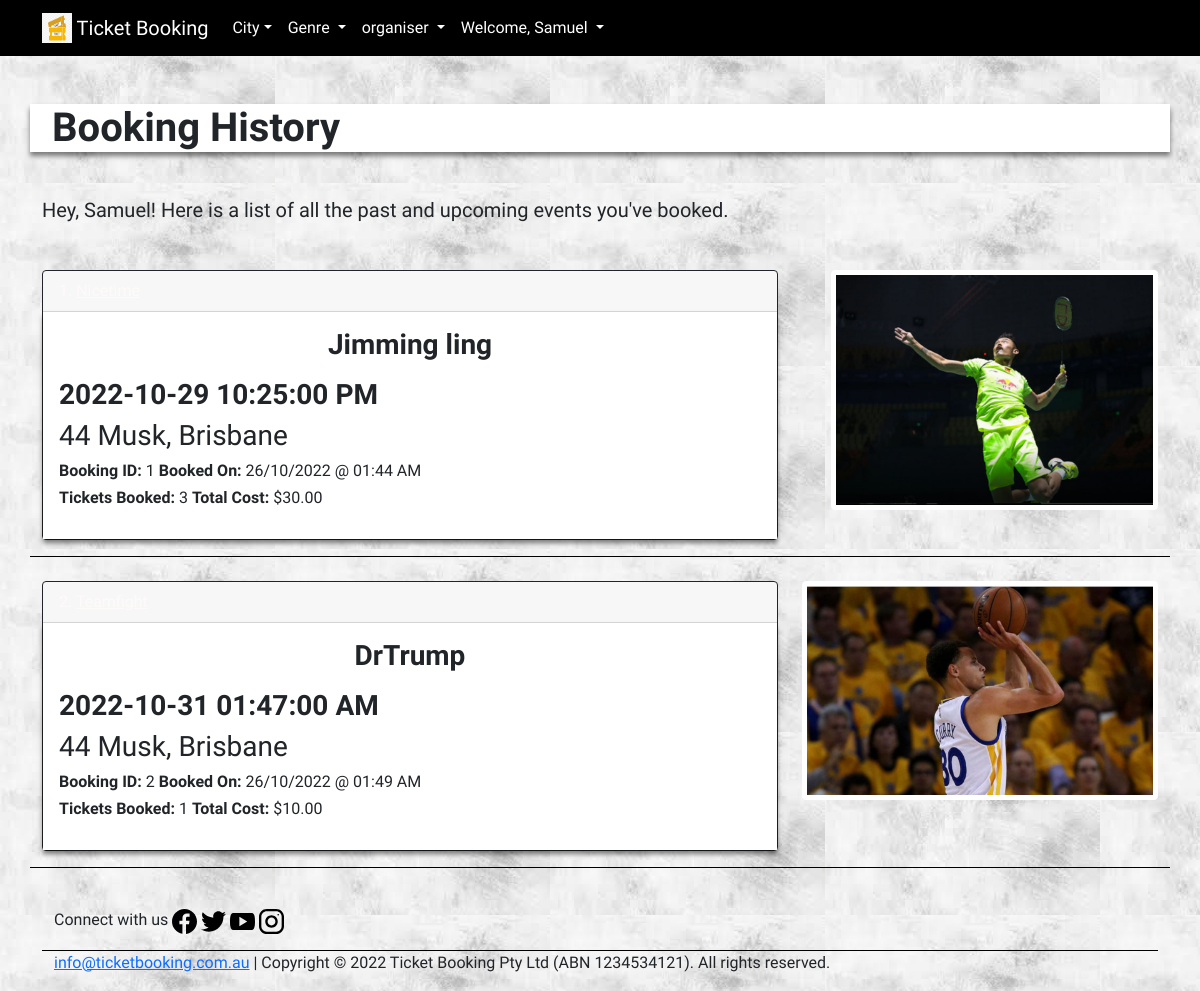
The app's page /my_bookings (signed in) with its own data.
### website/models.py (models this page shows, shortened)
class User(UserMixin, db.Model):
    __tablename__ = 'users'  # good practice to specify table name
    id = db.Column(db.Integer, primary_key=True, nullable=False)
    name = db.Column(db.String(100), index=True, unique=True, nullable=False)
    emailid = db.Column(db.String(100), index=True, nullable=False)
    password_hash = db.Column(db.String(255), nullable=False)
    phone = db.Column(db.String(15), nullable=False)
    address = db.Column(db.String(500), nullable=False)
    comments = db.relationship('Comment', backref='user')
    created_events = db.relationship('Event', backref='user', viewonly=True)
    created_website = db.relationship('Booking', backref='user')

class Booking(db.Model):
    __tablename__ = 'website'
    id = db.Column(db.Integer, primary_key=True)
    tickets_booked = db.Column(db.Integer, nullable=False)
    booked_on = db.Column(db.DateTime, default=datetime.now(), nullable=False)
    booked_event = db.relationship('Event', backref='website')
    user_id = db.Column(db.Integer, db.ForeignKey('users.id'), nullable=False)
    event_id = db.Column(db.Integer, db.ForeignKey(
        'events.id'), nullable=False)

class Event(db.Model):
    __tablename__ = 'events'
    id = db.Column(db.Integer, primary_key=True, nullable=False)
    title = db.Column(db.String(100), index=True, unique=True, nullable=False)
    date = db.Column(db.DateTime, nullable=False)
    headliner = db.Column(db.String(80), index=True, nullable=False)
    venue = db.Column(db.String(80), nullable=False)
    description = db.Column(db.String(2000), nullable=False)
    image = db.Column(db.String(400), default='/static/images/live.jpg')
    total_tickets = db.Column(db.Integer, nullable=False)
    tickets_booked = db.Column(db.Integer, default=0, nullable=False)
    tickets_remaining = db.Column(db.Integer, nullable=False)
    price = db.Column(db.Float, nullable=False)
    event_status = db.Column(db.Enum(EventStatus))
    event_genre = db.Column(db.Enum(EventGenre))
    event_city = db.Column(db.Enum(EventCity))
    created_on = db.Column(db.DateTime, default=datetime.now())
    comments = db.relationship('Comment', backref='event')
    users = db.relationship('User', backref='event')
    booking = db.relationship('Booking', backref='event', viewonly=True)
    user_id = db.Column(db.Integer, db.ForeignKey('users.id'), nullable=False)

### website/views.py (the view)
@bp.route('/my_bookings')
@login_required
def my_bookings():
    return render_template('events/my_events.html', heading='Booking History', website=current_user.created_website)

### website/templates/events/my_events.html (shortened to what this page needs)
{% extends 'base.html' %}
{% block content %}
{% if heading == 'Booking History' %}
<br>
<div id='page-container' class="container">
    <div class='row'>
        <h1>{{heading}}</h1>
        <p>
        <h5>Hey, {{username}}! {% if website|length == 0 %}
            <h5>You haven't booked any events!</h5>
            <h5><a href='{{url_for("events.view_all_events")}}'>Click here to get started.</a></h5>
            {% else %}
            Here is a list of all the past and upcoming events you've booked.
        </h5>
        </p>
    </div>
    {% for booking in website %}
    <br>
    <div class='row border-bottom'>
        <div class='col-sm-12 col-md-6 col-lg-8'>
            <div class="card border-dark mb-3">
                <div class="card-header">{{loop.index}}. <a id='card-header'
                        href='{{url_for("events.show", id=booking.booked_event.id)}}'>{{booking.booked_event.title}}</a>
                </div>
                <div class="card-body text-dark">
                    <div class='row'>
                        <div class='col'>
                            <h3 class="card-title"><strong>{{booking.booked_event.headliner}}</strong></h3>
                            <p class="card-text">
                            <h3><strong>{{booking.booked_event.date.strftime('%Y-%m-%d %I:%M:%S %p')}}</strong></h3>
                            <h3>{{booking.booked_event.venue}}, {{booking.booked_event.event_city.name.title()}}</h3>
                            <h6><strong>Booking ID: </strong>{{booking.id}} <strong>Booked On:
                                </strong>{{booking.booked_on.strftime('%d/%m/%Y @ %I:%M %p')}}</h6>
                            <h6><strong>Tickets Booked: </strong>{{booking.tickets_booked}} <strong>Total Cost:
                                </strong>{{"$%.2f"|format(booking.tickets_booked*booking.event.price)}}</h6>
                            </p>
                        </div>
                    </div>
                </div>
            </div>
        </div>
        <div class='col-sm-12 col-md-6 col-lg-4'>
            <img src='{{booking.booked_event.image}}' id='history-image'
                class='float-lg-end img-fluid img-thumbnail rounded d-block'>
        </div>
    </div>
    {% endfor %} {% endif %}
</div>
        {% endif %} {% endblock %}

### website/templates/base.html (shortened to what this page needs)
<!doctype html>
<html lang='en'>
<head>
    <link href="https://cdn.jsdelivr.net/npm/bootstrap@5.1.1/dist/css/bootstrap.min.css" rel="stylesheet"
>
    <link rel='stylesheet' href='{{url_for("static", filename="css/style.css")}}' />
</head>
<body>
    <header>
        <nav class='navbar navbar-expand-lg navbar-dark'>
            <div class='container'>
                <a class='navbar-brand' href='/'><img src='{{url_for("static", filename="images/icon.png")}}' width='30'
                        height='30' class='d-inline-block align-top' alt=''> Ticket Booking</a>
                <div class='collapse navbar-collapse in' id='navbarSupportedContent'>
                    <ul class='navbar-nav me-auto mb-2 mb-lg-0'>
                        <li class='nav-item dropdown'>
                            <a class='nav-link dropdown-toggle' href='#' id='navbarDropdown' role='button'
                                data-bs-toggle='dropdown' aria-expanded='false'>City</a>
                        </li>
                        <li class='nav-item dropdown'>
                            <a class='nav-link dropdown-toggle' href='#' id='navbarDropdown' role='button'
                                data-bs-toggle='dropdown' aria-expanded='false'>
                                Genre
                            </a>
                        </li>
                        <li class='nav-item dropdown'>
                            <a class='nav-link dropdown-toggle' href='#' id='navbarDropdown' role='button'
                                data-bs-toggle='dropdown' aria-expanded='false'>
                                organiser
                            </a>
                        </li>
                        <li class='nav-item dropdown'>
                            <a class='nav-link dropdown-toggle' href='{{url_for("auth.login")}}' id='navbarDropdown'
                                role='button' data-bs-toggle='dropdown' aria-expanded='false'>
                                {% if username|lower == 'guest' %}
                                Sign In
                                {% else %}
                                Welcome, {{ username }}
                                {% endif %}
                            </a>
                        </li>
                    </ul>
                </div>
            </div>
        </nav>
    </header>
    <main>
        <br>
        {% block content %}
        {% endblock %}
    </main>
    <footer>
        <div class="container">
            <div id="footer">
                <div class="container footer navbar-fixed-bottom">
                    <div class='row'>
                        <div class='col border-bottom'>
                            <p>
                                Connect with us
                                <a target="" title="Facebook">
                                    <img src="{{url_for('static', filename='images/facebook.svg')}}" alt="Facebook"
                                        height="25" width="25" />
                                </a>
                                <a target="" title="Twitter">
                                    <img src="{{url_for('static', filename='images/twitter.svg')}}" alt="Twitter"
                                        height="25" width="25" />
                                </a>
                                <a target="" title="Youtube">
                                    <img src="{{url_for('static', filename='images/youtube.svg')}}" alt="Youtube"
                                        height="25" width="25">
                                </a>
                                <a target="" title="Instagram">
                                    <img src="{{url_for('static', filename='images/instagram.svg')}}" alt="Instagram"
                                        height="25" width="25" />
                                </a>
                            </p>
                        </div>
                        <div class='row'>
                            <p><a href='zdvcxvx@ticketbooking.com.au'>info@ticketbooking.com.au</a> |  Copyright &copy; 2022 Ticket Booking Pty Ltd (ABN 1234534121). All rights reserved.</p>
                        </div>
                    </div>
                </div>
            </div>
    </footer>
</body>
</html>

### website/static/css/style.css (style rules this page uses)
html, body { font-family: "Quicksand", sans-serif; }
body { background-image: url("/static/images/bkgnd.png"); }
main { padding-bottom: 40px; }
h1 { font-weight: 900; border-left: 10px solid #ffffff; padding-left: 10px; margin-bottom: 30px; background-color: rgb(255, 255, 255); box-shadow: 0 4px 5px rgb(0 0 0 / 0.5); }
.card-body { background-color: rgb(255, 255, 255); box-shadow: 0 4px 5px rgb(0 0 0 / 0.5); }
.card-title { width: 100%; text-align: center; }
.card-header, #card-header { color:#fffafa; }
.border-dark { background-color: #ffffff; }
.navbar { background-color: #000000; color: #000000; }
.nav-link { color: #ffffff !important; }
.border-bottom { border-bottom: 1px solid #000000 !important; }
.img-thumbnail { border-color: #ffffff; }
#page-container { min-height: 70vh; }
#history-image { max-height: 240px; object-fit: cover; background-size: cover; background-position: center center; }

### records on screen
User: name "Samuel"
Booking: booked_event.headliner "Jimming ling", booked_event "2022-10-29 10:25:00 PM", booked_event.venue "44 Musk", booked_event.event_city.name "Brisbane", id "1", booked_on "26/10/2022 @ 01:44 AM", tickets_booked "3", booking.tickets_booked*booking.event.price "$30.00", booked_event.image (picture)
Booking: booked_event.headliner "DrTrump", booked_event "2022-10-31 01:47:00 AM", booked_event.venue "44 Musk", booked_event.event_city.name "Brisbane", id "2", booked_on "26/10/2022 @ 01:49 AM", tickets_booked "1", booking.tickets_booked*booking.event.price "$10.00", booked_event.image (picture)

### other values on screen
{{ heading }} "Booking History"
